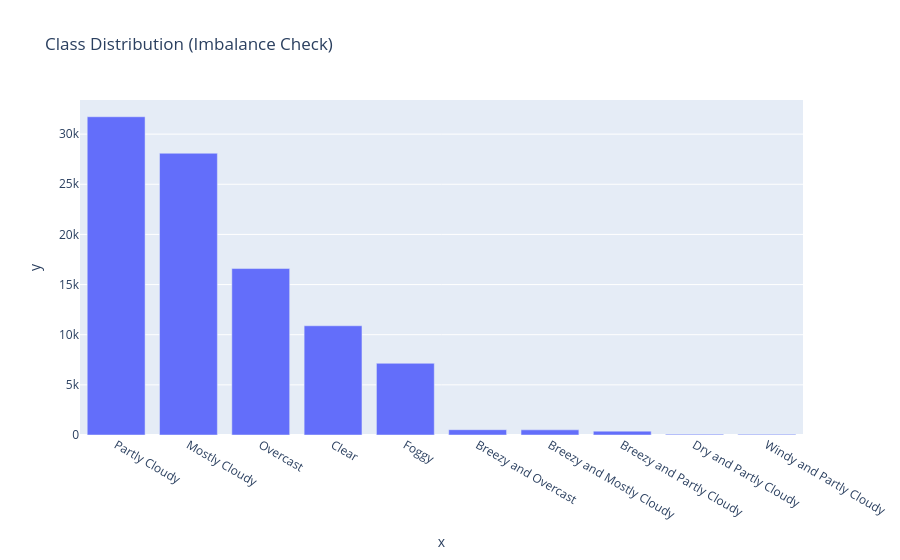

The code cell stored with this chart in its notebook:
### Code cell
class_counts = df["Weather_Summary"].value_counts()

px.bar(
    x=class_counts.index,
    y=class_counts.values,
    title="Class Distribution (Imbalance Check)"
)

### Figure 1 — Plotly figure (JSON) as saved in the notebook; plotly's stock layout.template omitted (floating-point values rounded to 4 significant figures)
{"data": [{"hovertemplate": "x=%{x}<br>y=%{y}<extra></extra>", "legendgroup": "", "marker": {"color": "#636efa", "pattern": {"shape": ""}}, "name": "", "orientation": "v", "showlegend": false, "textposition": "auto", "type": "bar", "x": ["Partly Cloudy", "Mostly Cloudy", "Overcast", "Clear", "Foggy", "Breezy and Overcast", "Breezy and Mostly Cloudy", "Breezy and Partly Cloudy", "Dry and Partly Cloudy", "Windy and Partly Cloudy"], "xaxis": "x", "y": [31733, 28094, 16597, 10890, 7148, 528, 516, 386, 86, 67], "yaxis": "y"}], "layout": {"barmode": "relative", "legend": {"tracegroupgap": 0}, "title": {"text": "Class Distribution (Imbalance Check)"}, "xaxis": {"anchor": "y", "domain": [0, 1], "title": {"text": "x"}}, "yaxis": {"anchor": "x", "domain": [0, 1], "title": {"text": "y"}}}}
